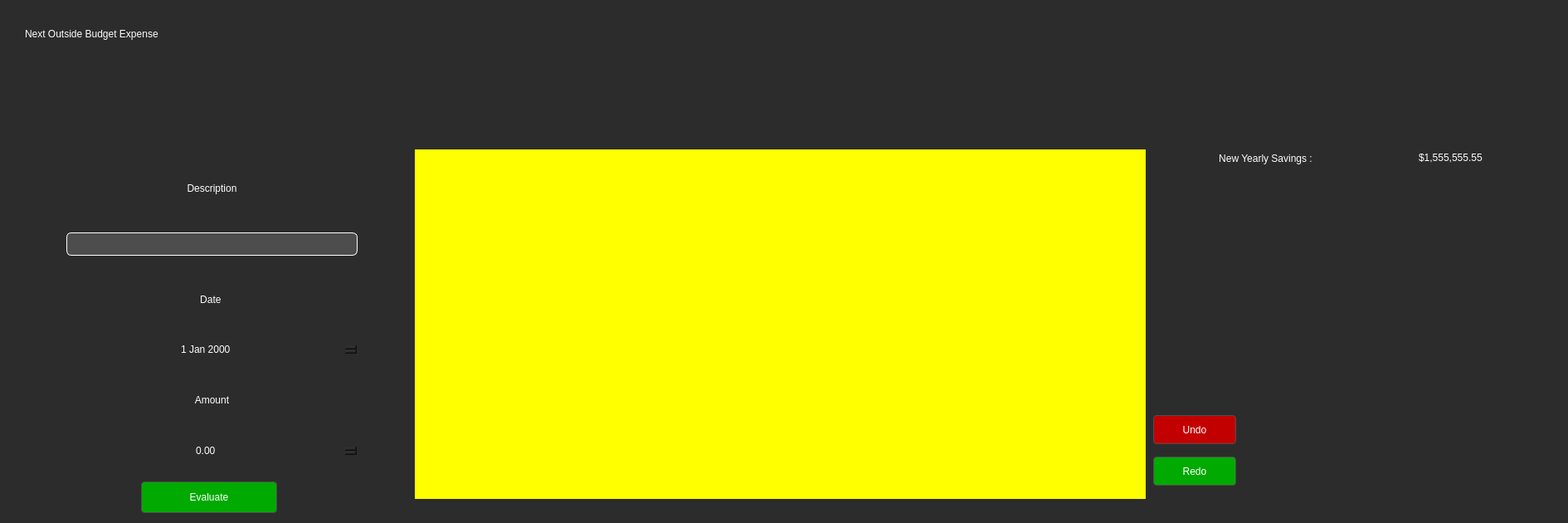
<?xml version="1.0" encoding="UTF-8"?>
<ui version="4.0">
 <class>Form</class>
 <widget class="QWidget" name="Form">
  <property name="geometry">
   <rect>
    <x>0</x>
    <y>0</y>
    <width>1890</width>
    <height>630</height>
   </rect>
  </property>
  <property name="windowTitle">
   <string>Form</string>
  </property>
  <property name="styleSheet">
   <string notr="true">QWidget {
        background-color: #2c2c2c;
        color: #ffffff;
        border: none;
        font: 14pt &quot;Nirmala UI&quot;;
}
QWidget#side_menu {
    background-color: #4e5564;
    color: #ffffff;
    border: 1px solid #4e5564;
    border-radius: 16px;
    font: 14pt &quot;Nirmala UI&quot;;
}
QLabel#Dashboard_Title {
    background-color: none;
    color: #ffffff;
    border: none;
    font: 20pt &quot;Nirmala UI&quot;;
}
QLabel#Eat_Out_Image {
    background-image: url(:/images/pngaaa.com-2384833.png);
    background-color: #4d4d4d;
    border: 1px solid #4d4d4d;
    border-radius: 4px;
    color: #ffffff;
    padding: 5px;
}
QLabel#Grocery_Image {
    background-image: url(:/images/pngaaa.com-2138453.png);
    background-color: #4d4d4d;
    border: 1px solid #4d4d4d;
    border-radius: 4px;
    color: #ffffff;
    padding: 5px;
}
QLabel#Transportation_Image {
    background-image: url(:/images/pngaaa.com-2182093.png);
    background-color: #4d4d4d;
    border: 1px solid #4d4d4d;
    border-radius: 4px;
    color: #ffffff;
    padding: 5px;
}
QLabel#Free_Expense_Image {
    background-image: url(:/images/pngaaa.com-1261106.png);
    background-color: #4d4d4d;
    border: 1px solid #4d4d4d;
    border-radius: 4px;
    color: #ffffff;
    padding: 5px;
}
QLabel#Bills_Image {
    background-image: url(:/images/pngaaa.com-1433501.png);
    background-color: #4d4d4d;
    border: 1px solid #4d4d4d;
    border-radius: 4px;
    color: #ffffff;
    padding: 5px;
}
QLabel#Investment_Image {
    background-image: url(:/images/pngaaa.com-3584133.png);
    background-color: #4d4d4d;
    border: 1px solid #4d4d4d;
    border-radius: 4px;
    color: #ffffff;
    padding: 5px;
}
QLabel#Support_Image {
    background-image: url(:/images/pngaaa.com-2914571.png);
    background-color: #4d4d4d;
    border: 1px solid #4d4d4d;
    border-radius: 4px;
    color: #ffffff;
    padding: 5px;
}
QLabel#Goal_Image {
    background-image: url(:/images/pngaaa.com-848656.png);
    background-color: #4d4d4d;
    border: 1px solid #4d4d4d;
    border-radius: 4px;
    color: #ffffff;
    padding: 5px;
}
QPushButton {
    background-color: #4d4d4d;
    border: 1px solid #4d4d4d;
    border-radius: 4px;
    color: #ffffff;
    padding: 5px;
}
QPushButton:hover {
    background-color: #5a5a5a;
    border: 1px solid #5a5a5a;
}
QPushButton#side_menu_button:hover {
    background-image: url(:/button_image/Burger_button_hover.png);
    background-color: #5a5a5a;
    border: 1px solid #5a5a5a;
}
QPushButton#side_menu_button:pressed {
    background-image: url(:/button_image/Burger_button_click.png);
    background-color: #5a5a5a;
    border: 1px solid #5a5a5a;
}
QPushButton#remove_button_watchlist {
    background-color: #ff0000;
    border: 1px solid #ffffff;
    border-radius: 4px;
    color: #ffffff;
    padding: 5px;
}
QPushButton#remove_button_watchlist:hover {
    background-color: #ff6c6c;
    border: 1px solid #ffffff;
}
QPushButton#remove_button_watchlist:pressed {
    background-color: #aa0000;
    border: 1px solid #ffffff;
}
QPushButton#Add_strategy {
    background-color: #00ad0e;
    border: 1px solid #ffffff;
    border-radius: 4px;
    color: #ffffff;
    padding: 5px;
}
QPushButton#Add_strategy:hover {
    background-color: #67ff74;
    border: 1px solid #ffffff;
}
QPushButton#Add_strategy:pressed {
    background-color: #006408;
    border: 1px solid #a3a3a3;
}
QPushButton#Activation {
    background-color: #00ad0e;
    border: 1px solid #ffffff;
    border-radius: 4px;
    color: #ffffff;
    padding: 5px;
}
QPushButton#Activation:hover {
    background-color: #67ff74;
    border: 1px solid #ffffff;
}
QPushButton#Activation:pressed {
    background-color: #006408;
    border: 1px solid #a3a3a3;
}
QPushButton#Blue_button {
    background-color: #0003bb;
    border: 1px solid #ffffff;
    border-radius: 4px;
    color: #ffffff;
    padding: 5px;
}
QPushButton#Blue_button:hover {
    background-color: #4446d1;
    border: 1px solid #ffffff;
}
QPushButton#Blue_button:pressed {
    background-color: #000277;
    border: 1px solid #a3a3a3;
}
QPushButton#Yellow_button {
    background-color: #a5bd1e;
    border: 1px solid #ffffff;
    border-radius: 4px;
    color: #ffffff;
    padding: 5px;
}
QPushButton#Yellow_button:hover {
    background-color: #e5ff54;
    border: 1px solid #ffffff;
}
QPushButton#Yellow_button:pressed {
    background-color: #81960f;
    border: 1px solid #a3a3a3;
}
QCheckBox {
    color: #ffffff;
}
QLineEdit {
    background-color: #4d4d4d;
    border: 1px solid #4d4d4d;
    color: #ffffff;
    padding: 5px;
    border-color: #ffffff;
    border-radius: 6px;
}
QTextEdit {
    background-color: #4d4d4d;
    border: 1px solid #4d4d4d;
    color: #ffffff;
    padding: 5px;
    border-color: #ffffff;
    border-radius: 20px;
}
QProgressBar {
    border: 1px solid #444444;
    border-radius: 7px;
    background-color: #2e2e2e;
    text-align: center;
    font-size: 10pt;
    color: white;
}
QProgressBar::chunk {
    background-color: #3a3a3a;
    width: 5px;
}
QScrollBar:vertical {
    border: none;
    background-color: #3a3a3a;
    width: 10px;
    margin: 16px 0 16px 0;
}
QScrollBar::handle:vertical {
    background-color: #444444;
    border-radius: 5px;
}
QScrollBar:horizontal {
    border: none;
    background-color: #3a3a3a;
    height: 10px;
    margin: 0px 16px 0 16px;
}
QScrollBar::handle:horizontal {
    background-color: #444444;
    border-radius: 5px;
}
QTabWidget {
    background-color: #2e2e2e;
    border: none;
}
QTabBar::tab {
    background-color: #2e2e2e;
    color: #b1b1b1;
    padding: 8px 20px;
    border-top-left-radius: 5px;
    border-top-right-radius: 5px;
    border: none;
}
QTabBar::tab:selected, QTabBar::tab:hover {
    background-color: #3a3a3a;
    color: white;
}</string>
  </property>
  <widget class="QWidget" name="widget" native="true">
   <property name="geometry">
    <rect>
     <x>0</x>
     <y>0</y>
     <width>1881</width>
     <height>621</height>
    </rect>
   </property>
   <widget class="QLabel" name="outside_expense_planning_label">
    <property name="geometry">
     <rect>
      <x>30</x>
      <y>20</y>
      <width>421</width>
      <height>41</height>
     </rect>
    </property>
    <property name="styleSheet">
     <string notr="true">font: 700 22pt &quot;Nirmala UI&quot;;</string>
    </property>
    <property name="text">
     <string>Next Outside Budget Expense</string>
    </property>
   </widget>
   <widget class="QTableView" name="monthly_review_tableView_5">
    <property name="geometry">
     <rect>
      <x>500</x>
      <y>180</y>
      <width>881</width>
      <height>421</height>
     </rect>
    </property>
    <property name="styleSheet">
     <string notr="true">background-color: rgb(255, 255, 0);</string>
    </property>
   </widget>
   <widget class="QLabel" name="new_yearly_savings_amount_label">
    <property name="geometry">
     <rect>
      <x>1710</x>
      <y>160</y>
      <width>150</width>
      <height>60</height>
     </rect>
    </property>
    <property name="styleSheet">
     <string notr="true">font: 800 16pt &quot;Nirmala UI&quot;;</string>
    </property>
    <property name="text">
     <string>$1,555,555.55</string>
    </property>
    <property name="alignment">
     <set>Qt::AlignLeading|Qt::AlignLeft|Qt::AlignVCenter</set>
    </property>
    <property name="wordWrap">
     <bool>true</bool>
    </property>
   </widget>
   <widget class="QLabel" name="new_yearly_savings_label">
    <property name="geometry">
     <rect>
      <x>1390</x>
      <y>160</y>
      <width>271</width>
      <height>61</height>
     </rect>
    </property>
    <property name="styleSheet">
     <string notr="true">font: 800 16pt &quot;Nirmala UI&quot;;</string>
    </property>
    <property name="text">
     <string>New Yearly Savings :</string>
    </property>
    <property name="alignment">
     <set>Qt::AlignCenter</set>
    </property>
    <property name="wordWrap">
     <bool>true</bool>
    </property>
   </widget>
   <widget class="QWidget" name="layoutWidget">
    <property name="geometry">
     <rect>
      <x>80</x>
      <y>180</y>
      <width>351</width>
      <height>371</height>
     </rect>
    </property>
    <layout class="QVBoxLayout" name="verticalLayout">
     <item>
      <widget class="QLabel" name="description_label">
       <property name="styleSheet">
        <string notr="true">font: 500 16pt &quot;Nirmala UI&quot;;</string>
       </property>
       <property name="text">
        <string>Description</string>
       </property>
       <property name="alignment">
        <set>Qt::AlignCenter</set>
       </property>
       <property name="wordWrap">
        <bool>true</bool>
       </property>
      </widget>
     </item>
     <item>
      <widget class="QLineEdit" name="description_lineEdit"/>
     </item>
     <item>
      <widget class="QLabel" name="date_label">
       <property name="styleSheet">
        <string notr="true">font: 500 16pt &quot;Nirmala UI&quot;;</string>
       </property>
       <property name="text">
        <string>Date </string>
       </property>
       <property name="alignment">
        <set>Qt::AlignCenter</set>
       </property>
       <property name="wordWrap">
        <bool>true</bool>
       </property>
      </widget>
     </item>
     <item>
      <widget class="QDateEdit" name="date_dateEdit">
       <property name="alignment">
        <set>Qt::AlignCenter</set>
       </property>
      </widget>
     </item>
     <item>
      <widget class="QLabel" name="amount_label">
       <property name="styleSheet">
        <string notr="true">font: 500 16pt &quot;Nirmala UI&quot;;</string>
       </property>
       <property name="text">
        <string>Amount</string>
       </property>
       <property name="alignment">
        <set>Qt::AlignCenter</set>
       </property>
       <property name="wordWrap">
        <bool>true</bool>
       </property>
      </widget>
     </item>
     <item>
      <widget class="QDoubleSpinBox" name="amount_doubleSpinBox">
       <property name="alignment">
        <set>Qt::AlignCenter</set>
       </property>
      </widget>
     </item>
    </layout>
   </widget>
   <widget class="QPushButton" name="evaluate_pushButton">
    <property name="geometry">
     <rect>
      <x>170</x>
      <y>580</y>
      <width>164</width>
      <height>38</height>
     </rect>
    </property>
    <property name="styleSheet">
     <string notr="true">QPushButton {
    background-color: #00aa00;
    border: 1px solid #4d4d4d;
    border-radius: 4px;
    color: #ffffff;
    padding: 5px;
}
QPushButton:hover {
    background-color: #00ff00;
    border: 1px solid #5a5a5a;
}
QPushButton:pressed {
	background-color: #007900;
    border: 1px solid #5a5a5a;
}</string>
    </property>
    <property name="text">
     <string>Evaluate</string>
    </property>
   </widget>
   <widget class="QPushButton" name="undo_pushButton">
    <property name="geometry">
     <rect>
      <x>1390</x>
      <y>500</y>
      <width>100</width>
      <height>35</height>
     </rect>
    </property>
    <property name="styleSheet">
     <string notr="true">QPushButton {
    background-color: #c30000;
    border: 1px solid #4d4d4d;
    border-radius: 4px;
    color: #ffffff;
    padding: 5px;
}
QPushButton:hover {
    background-color: #ff5a5a;
    border: 1px solid #5a5a5a;
}
QPushButton:pressed {
	background-color: #8c0000;
    border: 1px solid #5a5a5a;
}</string>
    </property>
    <property name="text">
     <string>Undo</string>
    </property>
   </widget>
   <widget class="QPushButton" name="redo_pushButton">
    <property name="geometry">
     <rect>
      <x>1390</x>
      <y>550</y>
      <width>100</width>
      <height>35</height>
     </rect>
    </property>
    <property name="styleSheet">
     <string notr="true">QPushButton {
    background-color: #00aa00;
    border: 1px solid #4d4d4d;
    border-radius: 4px;
    color: #ffffff;
    padding: 5px;
}
QPushButton:hover {
    background-color: #00ff00;
    border: 1px solid #5a5a5a;
}
QPushButton:pressed {
	background-color: #007900;
    border: 1px solid #5a5a5a;
}</string>
    </property>
    <property name="text">
     <string>Redo</string>
    </property>
   </widget>
  </widget>
 </widget>
 <resources/>
 <connections/>
</ui>
